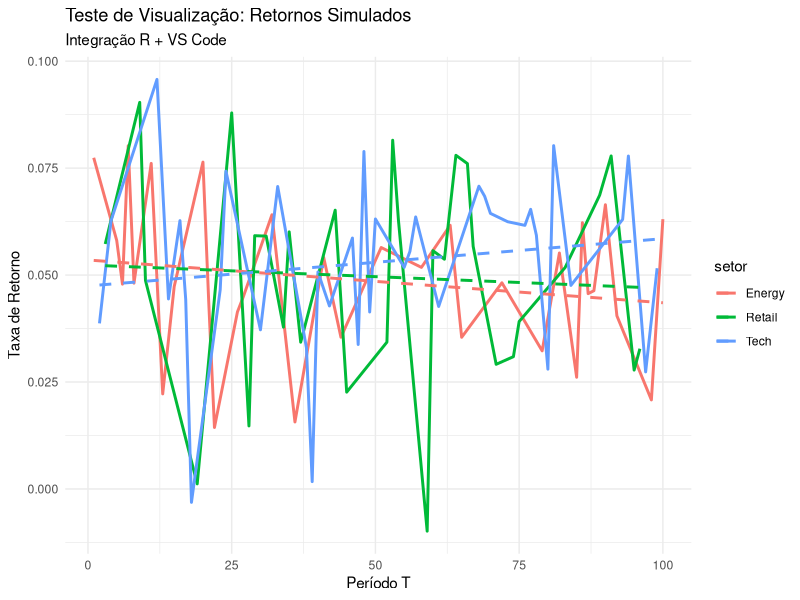

Recreate this plot in R.
# -------------------------------------------------------------------------
# SCRIPT DE TESTE: AMBIENTE VS CODE + R
# Objetivo: Validar instalação de pacotes, processamento e gráficos
# -------------------------------------------------------------------------

# 1. Carregamento de Bibliotecas
if (!require("tidyverse")) install.packages("tidyverse")
library(tidyverse)

# 2. Criação de Dados Sintéticos (Simulação de Retornos Financeiros)
set.seed(42)
df_teste <- data.frame(
  periodo = seq(1, 100),
  retorno = rnorm(100, mean = 0.05, sd = 0.02),
  setor = sample(c("Tech", "Energy", "Retail"), 100, replace = TRUE)
)

# 3. Manipulação de Dados (Dplyr)
resumo_setor <- df_teste %>%
  group_by(setor) %>%
  summarise(
    media_retorno = mean(retorno),
    volatilidade = sd(retorno)
  )

print("--- Resumo Estatístico por Setor ---")
print(resumo_setor)

# 4. Visualização de Dados (Ggplot2)
# Este comando abrirá uma janela de plotagem no VS Code
ggplot(df_teste, aes(x = periodo, y = retorno, color = setor)) +
  geom_line(size = 1) +
  geom_smooth(method = "lm", se = FALSE, linetype = "dashed") +
  theme_minimal() +
  labs(
    title = "Teste de Visualização: Retornos Simulados",
    subtitle = "Integração R + VS Code",
    x = "Período T",
    y = "Taxa de Retorno"
  )
